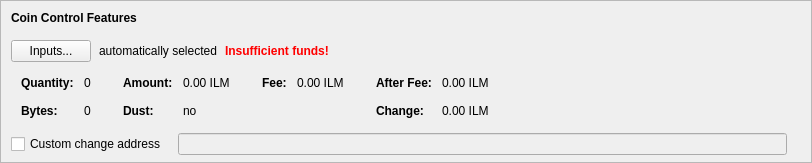
    <widget class="QFrame" name="frameCoinControl">
     <property name="sizePolicy">
      <sizepolicy hsizetype="Expanding" vsizetype="Expanding">
       <horstretch>0</horstretch>
       <verstretch>0</verstretch>
      </sizepolicy>
     </property>
     <property name="maximumSize">
      <size>
       <width>16777215</width>
       <height>16777215</height>
      </size>
     </property>
     <property name="frameShape">
      <enum>QFrame::StyledPanel</enum>
     </property>
     <property name="frameShadow">
      <enum>QFrame::Sunken</enum>
     </property>
     <layout class="QVBoxLayout" name="verticalLayoutCoinControl2">
      <property name="spacing">
       <number>0</number>
      </property>
      <property name="leftMargin">
       <number>0</number>
      </property>
      <property name="topMargin">
       <number>0</number>
      </property>
      <property name="rightMargin">
       <number>0</number>
      </property>
      <property name="bottomMargin">
       <number>6</number>
      </property>
      <item>
       <layout class="QVBoxLayout" name="verticalLayoutCoinControl" stretch="0,0,0,0,1">
        <property name="spacing">
         <number>0</number>
        </property>
        <property name="leftMargin">
         <number>10</number>
        </property>
        <property name="topMargin">
         <number>10</number>
        </property>
        <item>
         <layout class="QHBoxLayout" name="horizontalLayoutCoinControl1">
          <property name="bottomMargin">
           <number>15</number>
          </property>
          <item>
           <widget class="QLabel" name="labelCoinControlFeatures">
            <property name="sizePolicy">
             <sizepolicy hsizetype="Preferred" vsizetype="Maximum">
              <horstretch>0</horstretch>
              <verstretch>0</verstretch>
             </sizepolicy>
            </property>
            <property name="font">
             <font>
              <weight>75</weight>
              <bold>true</bold>
             </font>
            </property>
            <property name="styleSheet">
             <string notr="true">font-weight:bold;</string>
            </property>
            <property name="text">
             <string>Coin Control Features</string>
            </property>
           </widget>
          </item>
         </layout>
        </item>
        <item>
         <layout class="QHBoxLayout" name="horizontalLayoutCoinControl2" stretch="0,0,0,0">
          <property name="spacing">
           <number>8</number>
          </property>
          <property name="bottomMargin">
           <number>10</number>
          </property>
          <item>
           <widget class="QPushButton" name="pushButtonCoinControl">
            <property name="styleSheet">
             <string notr="true"/>
            </property>
            <property name="text">
             <string>Inputs...</string>
            </property>
            <property name="autoDefault">
             <bool>false</bool>
            </property>
           </widget>
          </item>
          <item>
           <widget class="QLabel" name="labelCoinControlAutomaticallySelected">
            <property name="text">
             <string>automatically selected</string>
            </property>
            <property name="margin">
             <number>5</number>
            </property>
           </widget>
          </item>
          <item>
           <widget class="QLabel" name="labelCoinControlInsuffFunds">
            <property name="font">
             <font>
              <weight>75</weight>
              <bold>true</bold>
             </font>
            </property>
            <property name="styleSheet">
             <string notr="true">color:red;font-weight:bold;</string>
            </property>
            <property name="text">
             <string>Insufficient funds!</string>
            </property>
            <property name="margin">
             <number>5</number>
            </property>
           </widget>
          </item>
          <item>
           <spacer name="horizontalSpacerCoinControl">
            <property name="orientation">
             <enum>Qt::Horizontal</enum>
            </property>
            <property name="sizeHint" stdset="0">
             <size>
              <width>40</width>
              <height>1</height>
             </size>
            </property>
           </spacer>
          </item>
         </layout>
        </item>
        <item>
         <widget class="QWidget" name="widgetCoinControl" native="true">
          <property name="sizePolicy">
           <sizepolicy hsizetype="Preferred" vsizetype="Preferred">
            <horstretch>0</horstretch>
            <verstretch>0</verstretch>
           </sizepolicy>
          </property>
          <property name="minimumSize">
           <size>
            <width>0</width>
            <height>0</height>
           </size>
          </property>
          <property name="styleSheet">
           <string notr="true"/>
          </property>
          <layout class="QHBoxLayout" name="horizontalLayoutCoinControl5">
           <property name="leftMargin">
            <number>0</number>
           </property>
           <property name="topMargin">
            <number>0</number>
           </property>
           <property name="rightMargin">
            <number>0</number>
           </property>
           <property name="bottomMargin">
            <number>0</number>
           </property>
           <item>
            <layout class="QHBoxLayout" name="horizontalLayoutCoinControl3" stretch="0,0,0,1">
             <property name="spacing">
              <number>20</number>
             </property>
             <property name="topMargin">
              <number>0</number>
             </property>
             <property name="bottomMargin">
              <number>10</number>
             </property>
             <item>
              <layout class="QFormLayout" name="formLayoutCoinControl1">
               <property name="horizontalSpacing">
                <number>10</number>
               </property>
               <property name="verticalSpacing">
                <number>14</number>
               </property>
               <property name="leftMargin">
                <number>10</number>
               </property>
               <property name="topMargin">
                <number>4</number>
               </property>
               <property name="rightMargin">
                <number>6</number>
               </property>
               <item row="0" column="0">
                <widget class="QLabel" name="labelCoinControlQuantityText">
                 <property name="font">
                  <font>
                   <weight>75</weight>
                   <bold>true</bold>
                  </font>
                 </property>
                 <property name="text">
                  <string>Quantity:</string>
                 </property>
                 <property name="margin">
                  <number>0</number>
                 </property>
                </widget>
               </item>
               <item row="0" column="1">
                <widget class="QLabel" name="labelCoinControlQuantity">
                 <property name="cursor">
                  <cursorShape>IBeamCursor</cursorShape>
                 </property>
                 <property name="contextMenuPolicy">
                  <enum>Qt::ActionsContextMenu</enum>
                 </property>
                 <property name="text">
                  <string notr="true">0</string>
                 </property>
                 <property name="margin">
                  <number>0</number>
                 </property>
                 <property name="textInteractionFlags">
                  <set>Qt::LinksAccessibleByMouse|Qt::TextSelectableByKeyboard|Qt::TextSelectableByMouse</set>
                 </property>
                </widget>
               </item>
               <item row="1" column="0">
                <widget class="QLabel" name="labelCoinControlBytesText">
                 <property name="font">
                  <font>
                   <weight>75</weight>
                   <bold>true</bold>
                  </font>
                 </property>
                 <property name="text">
                  <string>Bytes:</string>
                 </property>
                </widget>
               </item>
               <item row="1" column="1">
                <widget class="QLabel" name="labelCoinControlBytes">
                 <property name="cursor">
                  <cursorShape>IBeamCursor</cursorShape>
                 </property>
                 <property name="contextMenuPolicy">
                  <enum>Qt::ActionsContextMenu</enum>
                 </property>
                 <property name="text">
                  <string notr="true">0</string>
                 </property>
                 <property name="textInteractionFlags">
                  <set>Qt::LinksAccessibleByMouse|Qt::TextSelectableByKeyboard|Qt::TextSelectableByMouse</set>
                 </property>
                </widget>
               </item>
              </layout>
             </item>
             <item>
              <layout class="QFormLayout" name="formLayoutCoinControl2">
               <property name="horizontalSpacing">
                <number>10</number>
               </property>
               <property name="verticalSpacing">
                <number>14</number>
               </property>
               <property name="leftMargin">
                <number>6</number>
               </property>
               <property name="topMargin">
                <number>4</number>
               </property>
               <property name="rightMargin">
                <number>6</number>
               </property>
               <item row="0" column="0">
                <widget class="QLabel" name="labelCoinControlAmountText">
                 <property name="font">
                  <font>
                   <weight>75</weight>
                   <bold>true</bold>
                  </font>
                 </property>
                 <property name="text">
                  <string>Amount:</string>
                 </property>
                 <property name="margin">
                  <number>0</number>
                 </property>
                </widget>
               </item>
               <item row="0" column="1">
                <widget class="QLabel" name="labelCoinControlAmount">
                 <property name="cursor">
                  <cursorShape>IBeamCursor</cursorShape>
                 </property>
                 <property name="contextMenuPolicy">
                  <enum>Qt::ActionsContextMenu</enum>
                 </property>
                 <property name="text">
                  <string notr="true">0.00 ILM</string>
                 </property>
                 <property name="textInteractionFlags">
                  <set>Qt::LinksAccessibleByMouse|Qt::TextSelectableByKeyboard|Qt::TextSelectableByMouse</set>
                 </property>
                </widget>
               </item>
               <item row="1" column="0">
                <widget class="QLabel" name="labelCoinControlLowOutputText">
                 <property name="font">
                  <font>
                   <weight>75</weight>
                   <bold>true</bold>
                  </font>
                 </property>
                 <property name="text">
                  <string>Dust:</string>
                 </property>
                </widget>
               </item>
               <item row="1" column="1">
                <widget class="QLabel" name="labelCoinControlLowOutput">
                 <property name="cursor">
                  <cursorShape>IBeamCursor</cursorShape>
                 </property>
                 <property name="contextMenuPolicy">
                  <enum>Qt::ActionsContextMenu</enum>
                 </property>
                 <property name="text">
                  <string notr="true">no</string>
                 </property>
                 <property name="textInteractionFlags">
                  <set>Qt::LinksAccessibleByMouse|Qt::TextSelectableByKeyboard|Qt::TextSelectableByMouse</set>
                 </property>
                </widget>
               </item>
              </layout>
             </item>
             <item>
              <layout class="QFormLayout" name="formLayoutCoinControl3">
               <property name="horizontalSpacing">
                <number>10</number>
               </property>
               <property name="verticalSpacing">
                <number>14</number>
               </property>
               <property name="leftMargin">
                <number>6</number>
               </property>
               <property name="topMargin">
                <number>4</number>
               </property>
               <property name="rightMargin">
                <number>6</number>
               </property>
               <item row="0" column="0">
                <widget class="QLabel" name="labelCoinControlFeeText">
                 <property name="font">
                  <font>
                   <weight>75</weight>
                   <bold>true</bold>
                  </font>
                 </property>
                 <property name="text">
                  <string>Fee:</string>
                 </property>
                 <property name="margin">
                  <number>0</number>
                 </property>
                </widget>
               </item>
               <item row="0" column="1">
                <widget class="QLabel" name="labelCoinControlFee">
                 <property name="cursor">
                  <cursorShape>IBeamCursor</cursorShape>
                 </property>
                 <property name="contextMenuPolicy">
                  <enum>Qt::ActionsContextMenu</enum>
                 </property>
                 <property name="text">
                  <string notr="true">0.00 ILM</string>
                 </property>
                 <property name="textInteractionFlags">
                  <set>Qt::LinksAccessibleByMouse|Qt::TextSelectableByKeyboard|Qt::TextSelectableByMouse</set>
                 </property>
                </widget>
               </item>
             </layout>
             </item>
             <item>
              <layout class="QFormLayout" name="formLayoutCoinControl4">
               <property name="horizontalSpacing">
                <number>10</number>
               </property>
               <property name="verticalSpacing">
                <number>14</number>
               </property>
               <property name="leftMargin">
                <number>6</number>
               </property>
               <property name="topMargin">
                <number>4</number>
               </property>
               <property name="rightMargin">
                <number>6</number>
               </property>
               <item row="0" column="0">
                <widget class="QLabel" name="labelCoinControlAfterFeeText">
                 <property name="font">
                  <font>
                   <weight>75</weight>
                   <bold>true</bold>
                  </font>
                 </property>
                 <property name="text">
                  <string>After Fee:</string>
                 </property>
                 <property name="margin">
                  <number>0</number>
                 </property>
                </widget>
               </item>
               <item row="0" column="1">
                <widget class="QLabel" name="labelCoinControlAfterFee">
                 <property name="cursor">
                  <cursorShape>IBeamCursor</cursorShape>
                 </property>
                 <property name="contextMenuPolicy">
                  <enum>Qt::ActionsContextMenu</enum>
                 </property>
                 <property name="text">
                  <string notr="true">0.00 ILM</string>
                 </property>
                 <property name="textInteractionFlags">
                  <set>Qt::LinksAccessibleByMouse|Qt::TextSelectableByKeyboard|Qt::TextSelectableByMouse</set>
                 </property>
                </widget>
               </item>
               <item row="1" column="0">
                <widget class="QLabel" name="labelCoinControlChangeText">
                 <property name="font">
                  <font>
                   <weight>75</weight>
                   <bold>true</bold>
                  </font>
                 </property>
                 <property name="text">
                  <string>Change:</string>
                 </property>
                </widget>
               </item>
               <item row="1" column="1">
                <widget class="QLabel" name="labelCoinControlChange">
                 <property name="cursor">
                  <cursorShape>IBeamCursor</cursorShape>
                 </property>
                 <property name="contextMenuPolicy">
                  <enum>Qt::ActionsContextMenu</enum>
                 </property>
                 <property name="text">
                  <string notr="true">0.00 ILM</string>
                 </property>
                 <property name="textInteractionFlags">
                  <set>Qt::LinksAccessibleByMouse|Qt::TextSelectableByKeyboard|Qt::TextSelectableByMouse</set>
                 </property>
                </widget>
               </item>
              </layout>
             </item>
            </layout>
           </item>
          </layout>
         </widget>
        </item>
        <item>
         <layout class="QHBoxLayout" name="horizontalLayoutCoinControl4" stretch="0,0,0">
          <property name="spacing">
           <number>12</number>
          </property>
          <property name="sizeConstraint">
           <enum>QLayout::SetDefaultConstraint</enum>
          </property>
          <property name="topMargin">
           <number>5</number>
          </property>
          <property name="rightMargin">
           <number>5</number>
          </property>
          <item>
           <widget class="QCheckBox" name="checkBoxCoinControlChange">
            <property name="toolTip">
             <string>If this is activated, but the change address is empty or invalid, change will be sent to a newly generated address.</string>
            </property>
            <property name="text">
             <string>Custom change address</string>
            </property>
           </widget>
          </item>
          <item>
           <widget class="QValidatedLineEdit" name="lineEditCoinControlChange">
            <property name="enabled">
             <bool>false</bool>
            </property>
            <property name="sizePolicy">
             <sizepolicy hsizetype="Expanding" vsizetype="Fixed">
              <horstretch>0</horstretch>
              <verstretch>0</verstretch>
             </sizepolicy>
            </property>
           </widget>
          </item>
          <item>
           <widget class="QLabel" name="labelCoinControlChangeLabel">
            <property name="sizePolicy">
             <sizepolicy hsizetype="Preferred" vsizetype="Expanding">
              <horstretch>0</horstretch>
              <verstretch>0</verstretch>
             </sizepolicy>
            </property>
            <property name="minimumSize">
             <size>
              <width>0</width>
              <height>0</height>
             </size>
            </property>
            <property name="text">
             <string/>
            </property>
            <property name="margin">
             <number>3</number>
            </property>
           </widget>
          </item>
         </layout>
        </item>
        <item>
         <spacer name="verticalSpacerCoinControl">
          <property name="orientation">
           <enum>Qt::Vertical</enum>
          </property>
          <property name="sizeHint" stdset="0">
           <size>
            <width>800</width>
            <height>1</height>
           </size>
          </property>
         </spacer>
        </item>
       </layout>
      </item>
     </layout>
    </widget>
